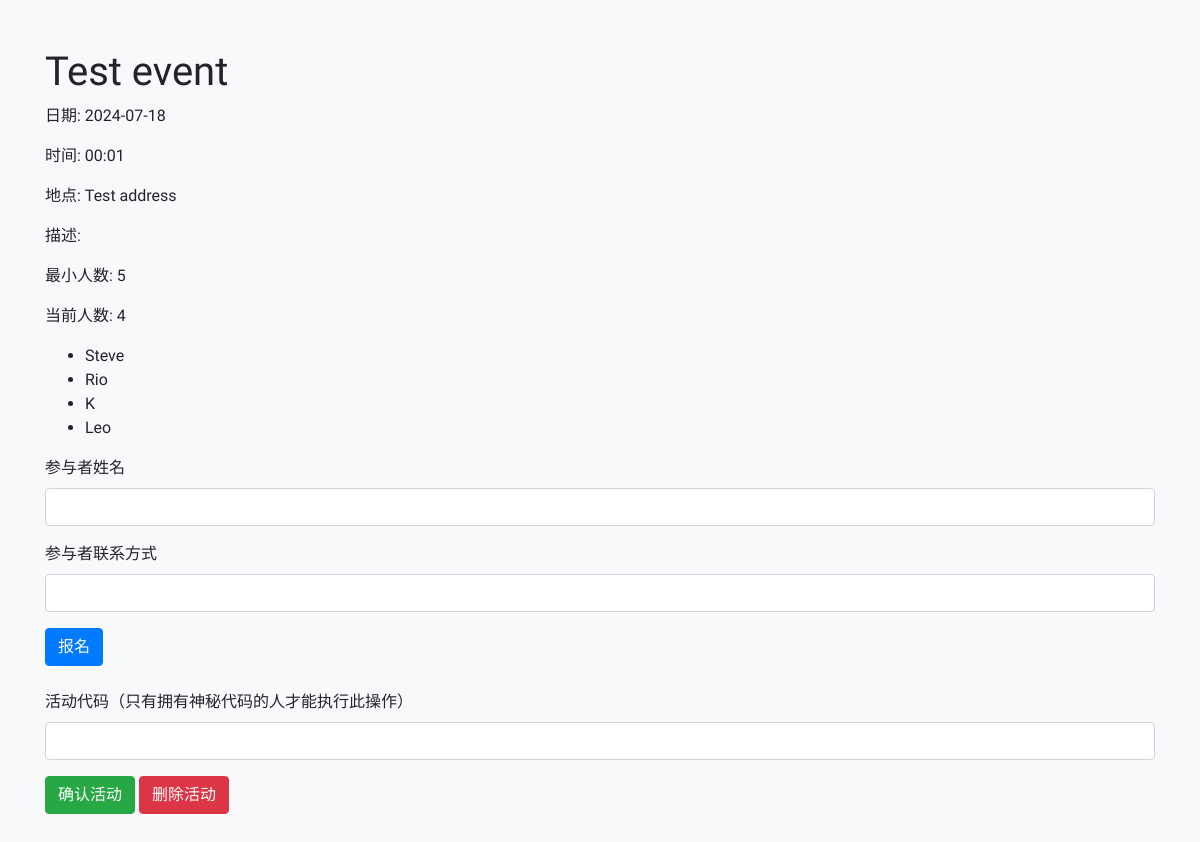
Screenshot of /event/1 with the database file from the repository.
### models.py (models this page shows)
class Event(db.Model):
    id = db.Column(db.Integer, primary_key=True)
    name = db.Column(db.String(80), nullable=False)
    location = db.Column(db.String(120), nullable=False)
    date = db.Column(db.String(10), nullable=False)  # yyyy-mm-dd
    time = db.Column(db.String(5), nullable=False)  # hh:mm
    minParticipants = db.Column(db.Integer, nullable=False)
    contact = db.Column(db.String(120), nullable=False)
    description = db.Column(db.Text, nullable=True)
    code = db.Column(db.String(10), nullable=False, default=''.join(random.choices(string.ascii_uppercase + string.digits, k=10)))
    status = db.Column(db.String(20), nullable=False, default='Pending')

class Registration(db.Model):
    id = db.Column(db.Integer, primary_key=True)
    eventId = db.Column(db.Integer, db.ForeignKey('event.id'), nullable=False)
    participantId = db.Column(db.Integer, nullable=False)
    participantName = db.Column(db.String(80), nullable=False)
    participantContact = db.Column(db.String(120), nullable=False)

### app.py (the view, shortened to what this page needs)
@app.route('/event/<int:event_id>', methods=['GET', 'POST'])
def event(event_id):
    event = Event.query.get_or_404(event_id)
    registrations = Registration.query.filter_by(eventId=event.id).all()
    return render_template('event.html', event=event, registrations=registrations)

### templates/event.html (shortened to what this page needs)
<!DOCTYPE html>
<html lang="en">
  <head>
    <link
      href="https://stackpath.bootstrapcdn.com/bootstrap/4.5.2/css/bootstrap.min.css"
      rel="stylesheet"
    />
    <link href="/static/css/style.css" rel="stylesheet" />
  </head>
  <body>
    <div class="container mb-5">
      <h1 class="mt-5" style="font-family: 'ZCOOL KuaiLe', cursive">
        {{ event.name }}
      </h1>
      <p>日期: {{ event.date }}</p>
      <p>时间: {{ event.time }}</p>
      <p>地点: {{ event.location }}</p>
      <p>描述: {{ event.description }}</p>
      <p>最小人数: {{ event.minParticipants }}</p>
      <p>当前人数: {{ registrations | length }}</p>
      <ul>
        {% for registration in registrations %}
        <li>
          {{ registration.participantName }}
        </li>
        {% endfor %}
      </ul>
      <form id="register-form" method="post" action="/event/{{ event.id }}">
        <div class="form-group">
          <label for="participantName">参与者姓名</label>
          <input
            type="text"
            class="form-control"
            id="participantName"
            name="participantName"
            required
          />
        </div>
        <div class="form-group">
          <label for="participantContact">参与者联系方式</label>
          <input
            type="text"
            class="form-control"
            id="participantContact"
            name="participantContact"
          />
        </div>
        <button type="submit" class="btn btn-primary">报名</button>
      </form>
      <div class="mt-4">
        <div class="form-group">
          <label for="actionCode"
            >活动代码（只有拥有神秘代码的人才能执行此操作）</label
          >
          <input
            type="text"
            class="form-control"
            id="actionCode"
            name="actionCode"
            required
          />
        </div>
        <button id="confirmButton" class="btn btn-success">确认活动</button>
        <button id="deleteButton" class="btn btn-danger">删除活动</button>
      </div>
    </div>
  </body>
</html>

### static/css/style.css (style rules this page uses)
body { background-color: #f8f9fa; font-family: 'Fredoka One', cursive, 'ZCOOL KuaiLe', sans-serif; }

### rows the page displays
Event: name "Test event", date "2024-07-18", time "00:01", location "Test address", minParticipants "5"
Registration: participantName "Steve"
Registration: participantName "Rio"
Registration: participantName "K"
Registration: participantName "Leo"

### other values shown
{{ registrations | length }} "4"
